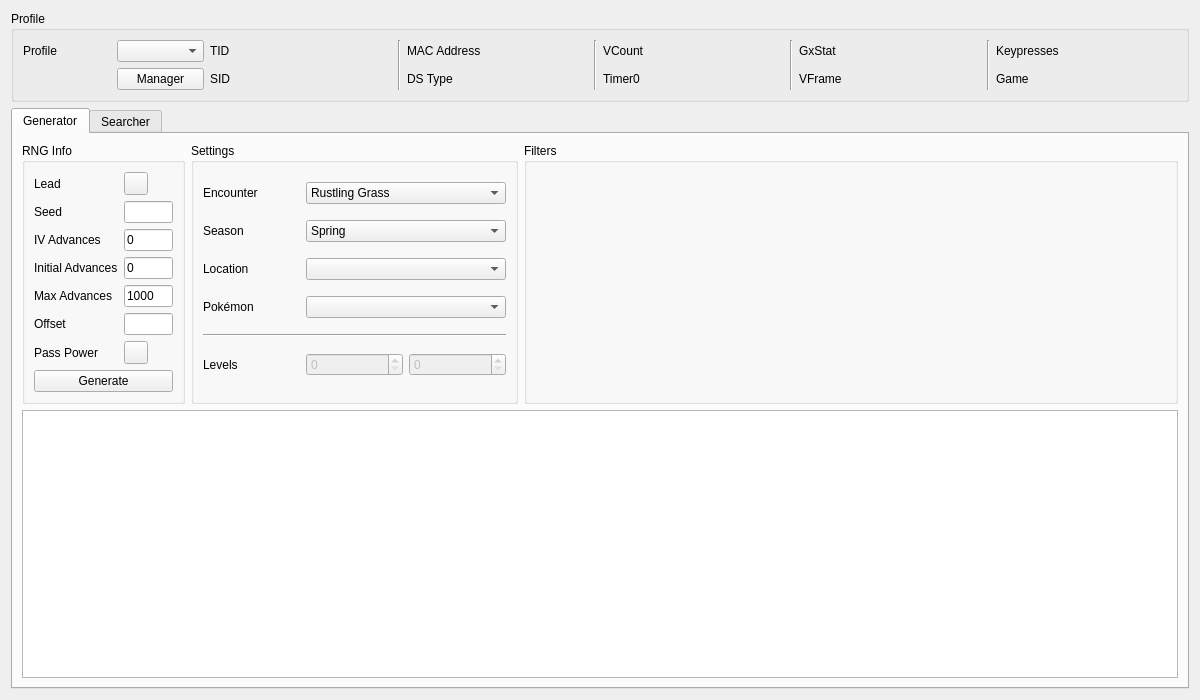
<?xml version="1.0" encoding="UTF-8"?>
<ui version="4.0">
 <class>Phenomenon</class>
 <widget class="QWidget" name="Phenomenon">
  <property name="geometry">
   <rect>
    <x>0</x>
    <y>0</y>
    <width>1200</width>
    <height>700</height>
   </rect>
  </property>
  <property name="windowTitle">
   <string>Phenomenon</string>
  </property>
  <layout class="QGridLayout" name="gridLayout_8">
   <item row="0" column="0">
    <widget class="QGroupBox" name="groupBoxProfile">
     <property name="title">
      <string>Profile</string>
     </property>
     <layout class="QGridLayout" name="gridLayout_5">
      <item row="0" column="0">
       <widget class="QLabel" name="labelProfile">
        <property name="text">
         <string>Profile</string>
        </property>
       </widget>
      </item>
      <item row="0" column="1">
       <widget class="QComboBox" name="comboBoxProfiles"/>
      </item>
      <item row="1" column="1">
       <widget class="QPushButton" name="pushButtonProfileManager">
        <property name="text">
         <string>Manager</string>
        </property>
       </widget>
      </item>
      <item row="0" column="2">
       <widget class="QLabel" name="labelProfileTID">
        <property name="text">
         <string>TID</string>
        </property>
       </widget>
      </item>
      <item row="0" column="3">
       <widget class="QLabel" name="labelProfileTIDValue"/>
      </item>
      <item row="1" column="2">
       <widget class="QLabel" name="labelProfileSID">
        <property name="text">
         <string>SID</string>
        </property>
       </widget>
      </item>
      <item row="1" column="3">
       <widget class="QLabel" name="labelProfileSIDValue"/>
      </item>
      <item row="0" column="4" rowspan="2">
       <widget class="Line" name="line_4">
        <property name="orientation">
         <enum>Qt::Orientation::Vertical</enum>
        </property>
       </widget>
      </item>
      <item row="0" column="5">
       <widget class="QLabel" name="labelProfileMACAddress">
        <property name="text">
         <string>MAC Address</string>
        </property>
       </widget>
      </item>
      <item row="0" column="6">
       <widget class="QLabel" name="labelProfileMACAddressValue"/>
      </item>
      <item row="1" column="5">
       <widget class="QLabel" name="labelProfileDSType">
        <property name="text">
         <string>DS Type</string>
        </property>
       </widget>
      </item>
      <item row="1" column="6">
       <widget class="QLabel" name="labelProfileDSTypeValue"/>
      </item>
      <item row="0" column="7" rowspan="2">
       <widget class="Line" name="line_3">
        <property name="orientation">
         <enum>Qt::Orientation::Vertical</enum>
        </property>
       </widget>
      </item>
      <item row="0" column="8">
       <widget class="QLabel" name="labelProfileVCount">
        <property name="text">
         <string>VCount</string>
        </property>
       </widget>
      </item>
      <item row="0" column="9">
       <widget class="QLabel" name="labelProfileVCountValue"/>
      </item>
      <item row="1" column="8">
       <widget class="QLabel" name="labelProfileTimer0">
        <property name="text">
         <string>Timer0</string>
        </property>
       </widget>
      </item>
      <item row="1" column="9">
       <widget class="QLabel" name="labelProfileTimer0Value"/>
      </item>
      <item row="0" column="10" rowspan="2">
       <widget class="Line" name="line_2">
        <property name="orientation">
         <enum>Qt::Orientation::Vertical</enum>
        </property>
       </widget>
      </item>
      <item row="0" column="11">
       <widget class="QLabel" name="labelProfileGxStat">
        <property name="text">
         <string>GxStat</string>
        </property>
       </widget>
      </item>
      <item row="0" column="12">
       <widget class="QLabel" name="labelProfileGxStatValue"/>
      </item>
      <item row="1" column="11">
       <widget class="QLabel" name="labelProfileVFrame">
        <property name="text">
         <string>VFrame</string>
        </property>
       </widget>
      </item>
      <item row="1" column="12">
       <widget class="QLabel" name="labelProfileVFrameValue"/>
      </item>
      <item row="0" column="13" rowspan="2">
       <widget class="Line" name="line">
        <property name="orientation">
         <enum>Qt::Orientation::Vertical</enum>
        </property>
       </widget>
      </item>
      <item row="0" column="14">
       <widget class="QLabel" name="labelProfileKeypresses">
        <property name="text">
         <string>Keypresses</string>
        </property>
       </widget>
      </item>
      <item row="0" column="15">
       <widget class="QLabel" name="labelProfileKeypressesValue"/>
      </item>
      <item row="1" column="14">
       <widget class="QLabel" name="labelProfileGame">
        <property name="text">
         <string>Game</string>
        </property>
       </widget>
      </item>
      <item row="1" column="15">
       <widget class="QLabel" name="labelProfileGameValue"/>
      </item>
     </layout>
    </widget>
   </item>
   <item row="1" column="0">
    <widget class="TabWidget" name="tabRNGSelector">
     <widget class="QWidget" name="tabGenerator">
      <attribute name="title">
       <string>Generator</string>
      </attribute>
      <layout class="QGridLayout" name="gridLayout_12">
       <item row="0" column="0">
        <widget class="QGroupBox" name="groupBoxGeneratorRNGInfo">
         <property name="sizePolicy">
          <sizepolicy hsizetype="Preferred" vsizetype="Preferred">
           <horstretch>1</horstretch>
           <verstretch>0</verstretch>
          </sizepolicy>
         </property>
         <property name="title">
          <string>RNG Info</string>
         </property>
         <layout class="QGridLayout" name="gridLayout_6">
          <item row="0" column="0">
           <widget class="QLabel" name="labelGeneratorLead">
            <property name="text">
             <string>Lead</string>
            </property>
           </widget>
          </item>
          <item row="0" column="1">
           <widget class="ComboMenu" name="comboMenuGeneratorLead"/>
          </item>
          <item row="1" column="0">
           <widget class="QLabel" name="labelGeneratorSeed">
            <property name="text">
             <string>Seed</string>
            </property>
           </widget>
          </item>
          <item row="1" column="1">
           <widget class="TextBox" name="textBoxGeneratorSeed"/>
          </item>
          <item row="2" column="0">
           <widget class="QLabel" name="labelGeneratorIVAdvances">
            <property name="text">
             <string>IV Advances</string>
            </property>
           </widget>
          </item>
          <item row="2" column="1">
           <widget class="TextBox" name="textBoxGeneratorIVAdvances">
            <property name="text">
             <string>0</string>
            </property>
           </widget>
          </item>
          <item row="3" column="0">
           <widget class="QLabel" name="labelGeneratorInitialAdvances">
            <property name="text">
             <string>Initial Advances</string>
            </property>
           </widget>
          </item>
          <item row="3" column="1">
           <widget class="TextBox" name="textBoxGeneratorInitialAdvances">
            <property name="text">
             <string notr="true">0</string>
            </property>
           </widget>
          </item>
          <item row="4" column="0">
           <widget class="QLabel" name="labelGeneratorMaxAdvances">
            <property name="text">
             <string>Max Advances</string>
            </property>
           </widget>
          </item>
          <item row="4" column="1">
           <widget class="TextBox" name="textBoxGeneratorMaxAdvances">
            <property name="text">
             <string notr="true">1000</string>
            </property>
           </widget>
          </item>
          <item row="5" column="0">
           <widget class="QLabel" name="labelGeneratorOffset">
            <property name="text">
             <string>Offset</string>
            </property>
           </widget>
          </item>
          <item row="5" column="1">
           <widget class="TextBox" name="textBoxGeneratorOffset"/>
          </item>
          <item row="6" column="0">
           <widget class="QLabel" name="labelGeneratorLuckyPower">
            <property name="text">
             <string>Pass Power</string>
            </property>
           </widget>
          </item>
          <item row="6" column="1">
           <widget class="ComboMenu" name="comboBoxGeneratorLuckyPower"/>
          </item>
          <item row="7" column="0" colspan="2">
           <widget class="QPushButton" name="pushButtonGenerate">
            <property name="text">
             <string>Generate</string>
            </property>
           </widget>
          </item>
         </layout>
        </widget>
       </item>
       <item row="0" column="1">
        <widget class="QGroupBox" name="groupBoxGeneratorSettings">
         <property name="sizePolicy">
          <sizepolicy hsizetype="Preferred" vsizetype="Preferred">
           <horstretch>2</horstretch>
           <verstretch>0</verstretch>
          </sizepolicy>
         </property>
         <property name="title">
          <string>Settings</string>
         </property>
         <layout class="QGridLayout" name="gridLayout_7">
          <item row="0" column="0">
           <widget class="QLabel" name="labelGeneratorEncounter">
            <property name="text">
             <string>Encounter</string>
            </property>
           </widget>
          </item>
          <item row="0" column="1" colspan="2">
           <widget class="ComboBox" name="comboBoxGeneratorEncounter">
           <item>
            <property name="text">
              <string>Rustling Grass</string>
            </property>
           </item>
           <item>
            <property name="text">
              <string>Dust Cloud</string>
            </property>
           </item>
           <item>
            <property name="text">
              <string>Rippling Surfing</string>
            </property>
           </item>
           <item>
            <property name="text">
              <string>Rippling Fishing</string>
            </property>
           </item>
           <item>
            <property name="text">
              <string>Flying Shadow</string>
             </property>
            </item>
           </widget>
          </item>
          <item row="1" column="0">
           <widget class="QLabel" name="labelGeneratorSeason">
            <property name="text">
             <string>Season</string>
            </property>
           </widget>
          </item>
          <item row="1" column="1" colspan="2">
           <widget class="QComboBox" name="comboBoxGeneratorSeason">
            <item>
             <property name="text">
              <string>Spring</string>
             </property>
            </item>
            <item>
             <property name="text">
              <string>Summer</string>
             </property>
            </item>
            <item>
             <property name="text">
              <string>Autumn</string>
             </property>
            </item>
            <item>
             <property name="text">
              <string>Winter</string>
             </property>
            </item>
           </widget>
          </item>
          <item row="2" column="0">
           <widget class="QLabel" name="labelGeneratorLocation">
            <property name="text">
             <string>Location</string>
            </property>
           </widget>
          </item>
          <item row="2" column="1" colspan="2">
           <widget class="ComboBoxProxy" name="comboBoxGeneratorLocation"/>
          </item>
          <item row="3" column="0">
           <widget class="QLabel" name="labelGeneratorPokemon">
            <property name="text">
             <string>Pokémon</string>
            </property>
           </widget>
          </item>
          <item row="3" column="1" colspan="2">
           <widget class="ComboBox" name="comboBoxGeneratorPokemon"/>
          </item>
          <item row="4" column="0" colspan="3">
           <widget class="Line" name="line_6">
            <property name="orientation">
             <enum>Qt::Orientation::Horizontal</enum>
            </property>
           </widget>
          </item>
          <item row="5" column="0">
           <widget class="QLabel" name="labelGeneratorLevel">
            <property name="text">
             <string>Levels</string>
            </property>
           </widget>
          </item>
          <item row="5" column="1">
           <widget class="QSpinBox" name="spinBoxGeneratorLevelMin">
            <property name="enabled">
             <bool>false</bool>
            </property>
           </widget>
          </item>
          <item row="5" column="2">
           <widget class="QSpinBox" name="spinBoxGeneratorLevelMax">
            <property name="enabled">
             <bool>false</bool>
            </property>
           </widget>
          </item>
         </layout>
        </widget>
       </item>
       <item row="0" column="2">
        <widget class="QGroupBox" name="groupBoxGeneratorFilters">
         <property name="sizePolicy">
          <sizepolicy hsizetype="Preferred" vsizetype="Preferred">
           <horstretch>4</horstretch>
           <verstretch>0</verstretch>
          </sizepolicy>
         </property>
         <property name="title">
          <string>Filters</string>
         </property>
         <layout class="QGridLayout" name="gridLayout">
          <item row="0" column="0" rowspan="2">
           <widget class="Filter" name="filterGenerator" native="true"/>
          </item>
         </layout>
        </widget>
       </item>
       <item row="1" column="0" colspan="3">
        <widget class="TableView" name="tableViewGenerator"/>
       </item>
      </layout>
     </widget>
     <widget class="QWidget" name="tabSearcher">
      <attribute name="title">
       <string>Searcher</string>
      </attribute>
      <layout class="QGridLayout" name="gridLayout_3">
       <item row="0" column="0">
        <widget class="QGroupBox" name="groupBoxSearcherRNGInfo">
         <property name="sizePolicy">
          <sizepolicy hsizetype="Preferred" vsizetype="Preferred">
           <horstretch>1</horstretch>
           <verstretch>0</verstretch>
          </sizepolicy>
         </property>
         <property name="title">
          <string>RNG Info</string>
         </property>
         <layout class="QGridLayout" name="gridLayout_2">
          <item row="0" column="0">
           <widget class="QLabel" name="labelSearcherLead">
            <property name="text">
             <string>Lead</string>
            </property>
           </widget>
          </item>
          <item row="0" column="1">
           <widget class="ComboMenu" name="comboMenuSearcherLead"/>
          </item>
          <item row="1" column="0">
           <widget class="QLabel" name="labelSearcherInitialIVAdvances">
            <property name="text">
             <string>Initial IV Advances</string>
            </property>
           </widget>
          </item>
          <item row="1" column="1">
           <widget class="TextBox" name="textBoxSearcherInitialIVAdvances">
            <property name="text">
             <string>0</string>
            </property>
           </widget>
          </item>
          <item row="2" column="0">
           <widget class="QLabel" name="labelSearcherMaxIVAdvances">
            <property name="text">
             <string>Max IV Advances</string>
            </property>
           </widget>
          </item>
          <item row="2" column="1">
           <widget class="TextBox" name="textBoxSearcherMaxIVAdvances">
            <property name="text">
             <string>0</string>
            </property>
           </widget>
          </item>
          <item row="3" column="0">
           <widget class="QLabel" name="labelSearcherInitialAdvances">
            <property name="text">
             <string>Initial Advances</string>
            </property>
           </widget>
          </item>
          <item row="3" column="1">
           <widget class="TextBox" name="textBoxSearcherInitialAdvances">
            <property name="text">
             <string>0</string>
            </property>
           </widget>
          </item>
          <item row="4" column="0">
           <widget class="QLabel" name="labelSearcherMaxAdvances">
            <property name="text">
             <string>Max Advances</string>
            </property>
           </widget>
          </item>
          <item row="4" column="1">
           <widget class="TextBox" name="textBoxSearcherMaxAdvances">
            <property name="text">
             <string notr="true">100</string>
            </property>
           </widget>
          </item>
          <item row="5" column="0">
           <widget class="QLabel" name="labelSearcherLuckyPower">
            <property name="text">
             <string>Lucky Power</string>
            </property>
           </widget>
          </item>
          <item row="5" column="1">
           <widget class="ComboMenu" name="comboBoxSearcherLuckyPower"/>
          </item>
          <item row="6" column="0">
           <widget class="QLabel" name="labelSearcherStartDate">
            <property name="text">
             <string>Start Date</string>
            </property>
           </widget>
          </item>
          <item row="6" column="1">
           <widget class="DateEdit" name="dateEditSearcherStartDate"/>
          </item>
          <item row="7" column="0">
           <widget class="QLabel" name="labelSearcherEndDate">
            <property name="text">
             <string>End Date</string>
            </property>
           </widget>
          </item>
          <item row="7" column="1">
           <widget class="DateEdit" name="dateEditSearcherEndDate"/>
          </item>
          <item row="8" column="0" colspan="2">
           <layout class="QHBoxLayout" name="horizontalLayout">
            <item>
             <widget class="QPushButton" name="pushButtonSearch">
              <property name="text">
               <string>Search</string>
              </property>
             </widget>
            </item>
            <item>
             <widget class="QPushButton" name="pushButtonCancel">
              <property name="enabled">
               <bool>false</bool>
              </property>
              <property name="text">
               <string>Cancel</string>
              </property>
             </widget>
            </item>
           </layout>
          </item>
         </layout>
        </widget>
       </item>
       <item row="0" column="1">
        <widget class="QGroupBox" name="groupBoxSearcherSettings">
         <property name="sizePolicy">
          <sizepolicy hsizetype="Preferred" vsizetype="Preferred">
           <horstretch>2</horstretch>
           <verstretch>0</verstretch>
          </sizepolicy>
         </property>
         <property name="title">
          <string>Settings</string>
         </property>
         <layout class="QGridLayout" name="gridLayout_9">
          <item row="0" column="0">
           <widget class="QLabel" name="labelSearcherEncounter">
            <property name="text">
             <string>Encounter</string>
            </property>
           </widget>
          </item>
          <item row="0" column="1" colspan="2">
           <widget class="ComboBox" name="comboBoxSearcherEncounter">
           <item>
            <property name="text">
              <string>Rustling Grass</string>
            </property>
           </item>
           <item>
            <property name="text">
              <string>Dust Cloud</string>
            </property>
           </item>
           <item>
            <property name="text">
              <string>Rippling Surfing</string>
            </property>
           </item>
           <item>
            <property name="text">
              <string>Rippling Fishing</string>
            </property>
           </item>
           <item>
            <property name="text">
              <string>Flying Shadow</string>
             </property>
            </item>
           </widget>
          </item>
          <item row="1" column="0">
           <widget class="QLabel" name="labelSearcherSeason">
            <property name="text">
             <string>Season</string>
            </property>
           </widget>
          </item>
          <item row="1" column="1" colspan="2">
           <widget class="QComboBox" name="comboBoxSearcherSeason">
            <item>
             <property name="text">
              <string>Spring</string>
             </property>
            </item>
            <item>
             <property name="text">
              <string>Summer</string>
             </property>
            </item>
            <item>
             <property name="text">
              <string>Autumn</string>
             </property>
            </item>
            <item>
             <property name="text">
              <string>Winter</string>
             </property>
            </item>
           </widget>
          </item>
          <item row="2" column="0">
           <widget class="QLabel" name="labelSearcherLocation">
            <property name="text">
             <string>Location</string>
            </property>
           </widget>
          </item>
          <item row="2" column="1" colspan="2">
           <widget class="ComboBoxProxy" name="comboBoxSearcherLocation"/>
          </item>
          <item row="3" column="0">
           <widget class="QLabel" name="labelSearcherPokemon">
            <property name="text">
             <string>Pokémon</string>
            </property>
           </widget>
          </item>
          <item row="3" column="1" colspan="2">
           <widget class="ComboBox" name="comboBoxSearcherPokemon"/>
          </item>
          <item row="4" column="0" colspan="3">
           <widget class="Line" name="line_5">
            <property name="orientation">
             <enum>Qt::Orientation::Horizontal</enum>
            </property>
           </widget>
          </item>
          <item row="5" column="0">
           <widget class="QLabel" name="labelSearcherLevel">
            <property name="text">
             <string>Levels</string>
            </property>
           </widget>
          </item>
          <item row="5" column="1">
           <widget class="QSpinBox" name="spinBoxSearcherLevelMin">
            <property name="enabled">
             <bool>false</bool>
            </property>
           </widget>
          </item>
          <item row="5" column="2">
           <widget class="QSpinBox" name="spinBoxSearcherLevelMax">
            <property name="enabled">
             <bool>false</bool>
            </property>
           </widget>
          </item>
          <item row="6" column="0" colspan="3">
           <widget class="Line" name="line_7">
            <property name="orientation">
             <enum>Qt::Orientation::Horizontal</enum>
            </property>
           </widget>
          </item>
          <item row="7" column="0" colspan="3">
           <widget class="QLabel" name="labelIVFastSearch">
            <property name="sizePolicy">
             <sizepolicy hsizetype="Preferred" vsizetype="Fixed">
              <horstretch>0</horstretch>
              <verstretch>0</verstretch>
             </sizepolicy>
            </property>
            <property name="text">
             <string/>
            </property>
           </widget>
          </item>
         </layout>
        </widget>
       </item>
       <item row="0" column="2">
        <widget class="QGroupBox" name="groupBoxSearcherFilters">
         <property name="sizePolicy">
          <sizepolicy hsizetype="Preferred" vsizetype="Preferred">
           <horstretch>4</horstretch>
           <verstretch>0</verstretch>
          </sizepolicy>
         </property>
         <property name="title">
          <string>Filters</string>
         </property>
         <layout class="QGridLayout" name="gridLayout_4">
          <item row="0" column="0" rowspan="2">
           <widget class="Filter" name="filterSearcher" native="true"/>
          </item>
         </layout>
        </widget>
       </item>
       <item row="1" column="0" colspan="3">
        <widget class="QProgressBar" name="progressBar"/>
       </item>
       <item row="2" column="0" colspan="3">
        <widget class="TableView" name="tableViewSearcher">
         <property name="sortingEnabled">
          <bool>true</bool>
         </property>
        </widget>
       </item>
      </layout>
     </widget>
    </widget>
   </item>
  </layout>
 </widget>
 <customwidgets>
  <customwidget>
   <class>TextBox</class>
   <extends>QLineEdit</extends>
   <header>Form/Controls/TextBox.hpp</header>
  </customwidget>
  <customwidget>
   <class>TableView</class>
   <extends>QTableView</extends>
   <header>Form/Controls/TableView.hpp</header>
  </customwidget>
  <customwidget>
   <class>DateEdit</class>
   <extends>QDateEdit</extends>
   <header>Form/Controls/DateEdit.hpp</header>
  </customwidget>
  <customwidget>
   <class>Filter</class>
   <extends>QWidget</extends>
   <header>Form/Controls/Filter.hpp</header>
   <container>1</container>
  </customwidget>
  <customwidget>
   <class>ComboBox</class>
   <extends>QComboBox</extends>
   <header>Form/Controls/ComboBox.hpp</header>
  </customwidget>
  <customwidget>
   <class>ComboMenu</class>
   <extends>QToolButton</extends>
   <header>Form/Controls/ComboMenu.hpp</header>
  </customwidget>
  <customwidget>
   <class>ComboBoxProxy</class>
   <extends>QComboBox</extends>
   <header>Form/Controls/ComboBoxProxy.hpp</header>
  </customwidget>
  <customwidget>
   <class>TabWidget</class>
   <extends>QTabWidget</extends>
   <header>Form/Controls/TabWidget.hpp</header>
   <container>1</container>
  </customwidget>
 </customwidgets>
 <tabstops>
  <tabstop>comboBoxProfiles</tabstop>
  <tabstop>pushButtonProfileManager</tabstop>
  <tabstop>tabRNGSelector</tabstop>
  <tabstop>comboMenuGeneratorLead</tabstop>
  <tabstop>textBoxGeneratorSeed</tabstop>
  <tabstop>textBoxGeneratorIVAdvances</tabstop>
  <tabstop>textBoxGeneratorInitialAdvances</tabstop>
  <tabstop>textBoxGeneratorMaxAdvances</tabstop>
  <tabstop>textBoxGeneratorOffset</tabstop>
  <tabstop>comboBoxGeneratorLuckyPower</tabstop>
  <tabstop>pushButtonGenerate</tabstop>
  <tabstop>comboBoxGeneratorEncounter</tabstop>
  <tabstop>comboBoxGeneratorSeason</tabstop>
  <tabstop>comboBoxGeneratorLocation</tabstop>
  <tabstop>comboBoxGeneratorPokemon</tabstop>
  <tabstop>spinBoxGeneratorLevelMin</tabstop>
  <tabstop>spinBoxGeneratorLevelMax</tabstop>
  <tabstop>tableViewGenerator</tabstop>
  <tabstop>comboMenuSearcherLead</tabstop>
  <tabstop>textBoxSearcherInitialIVAdvances</tabstop>
  <tabstop>textBoxSearcherMaxIVAdvances</tabstop>
  <tabstop>textBoxSearcherInitialAdvances</tabstop>
  <tabstop>textBoxSearcherMaxAdvances</tabstop>
  <tabstop>comboBoxSearcherLuckyPower</tabstop>
  <tabstop>dateEditSearcherStartDate</tabstop>
  <tabstop>dateEditSearcherEndDate</tabstop>
  <tabstop>pushButtonSearch</tabstop>
  <tabstop>pushButtonCancel</tabstop>
  <tabstop>comboBoxSearcherEncounter</tabstop>
  <tabstop>comboBoxSearcherSeason</tabstop>
  <tabstop>comboBoxSearcherLocation</tabstop>
  <tabstop>comboBoxSearcherPokemon</tabstop>
  <tabstop>spinBoxSearcherLevelMin</tabstop>
  <tabstop>spinBoxSearcherLevelMax</tabstop>
  <tabstop>tableViewSearcher</tabstop>
 </tabstops>
 <resources/>
 <connections/>
</ui>
